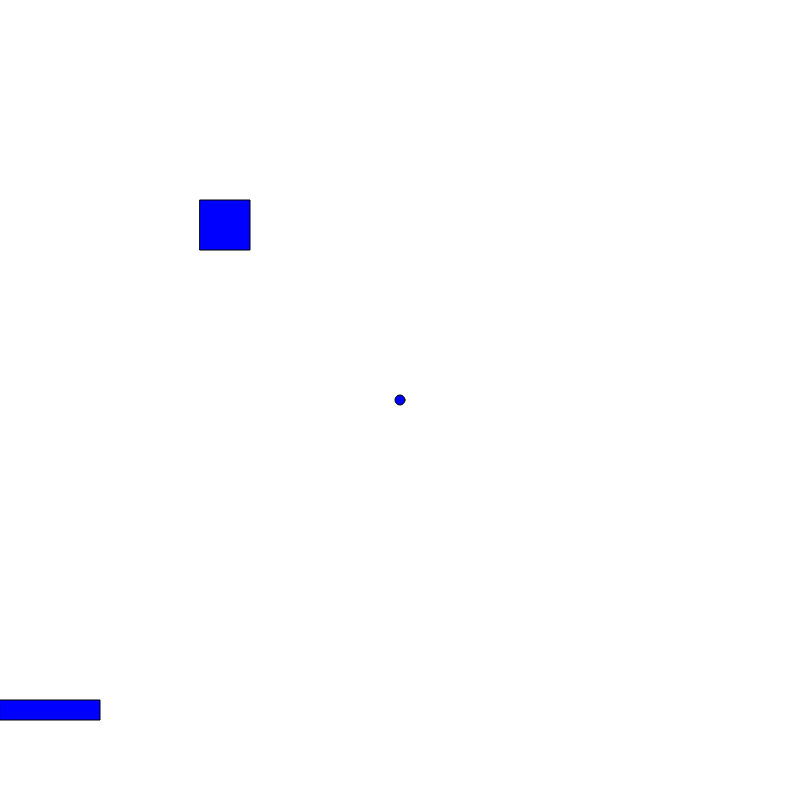
Frame 1 (no input)
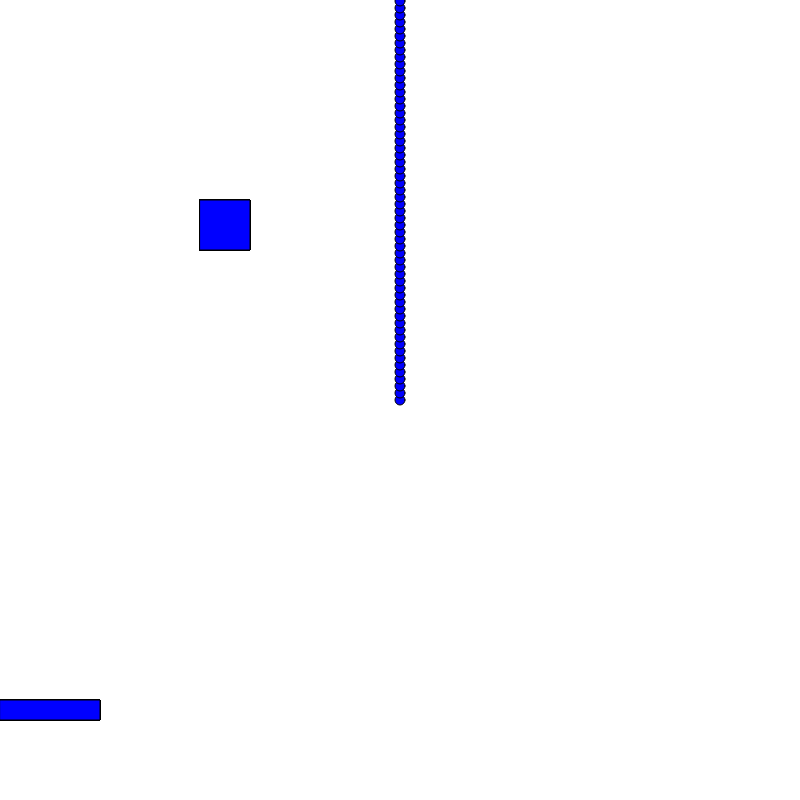
Frame 60 (no input)
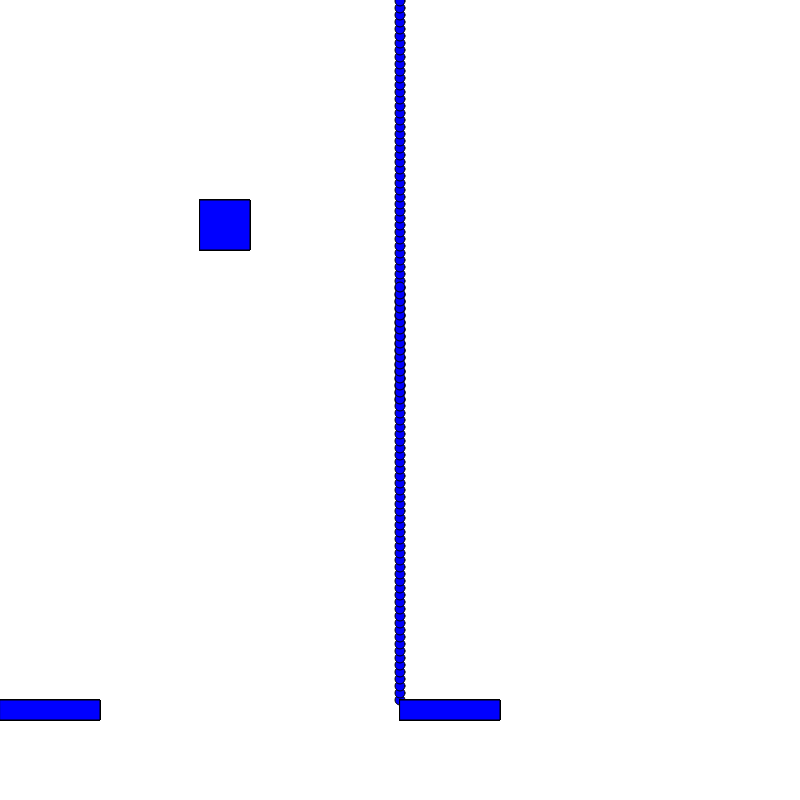
Frame 120 (the mouse pressed at the canvas centre since frame 60)

The p5.js sketch that drew these frames (run headless with seeded random() and noise() and a simulated clock; from frame 60 on, the mouse is pressed at the canvas centre):

// p5.js sketch
// ── sketch.js
var toyY = 400;
var toyX = 400;
var catX = 200;
var catY = 200;

function setup() {
  createCanvas(800, 800);
  noCursor();
}

function draw() {
 fill(0,0,255)
  rect(mouseX, 700, 100, 20);
  ellipse(toyX, toyY, 10, 10);
  toyY = toyY - 7;
  rect(catX, catY, 50, 50);
  if (toyX > catX && toyX < catX + 50 && toyY < catY + 50) {
    catX = random(700);
    catY = random(400);
  }
}

function mousePressed() {
  toyX = mouseX;
  toyY = 700;
}
